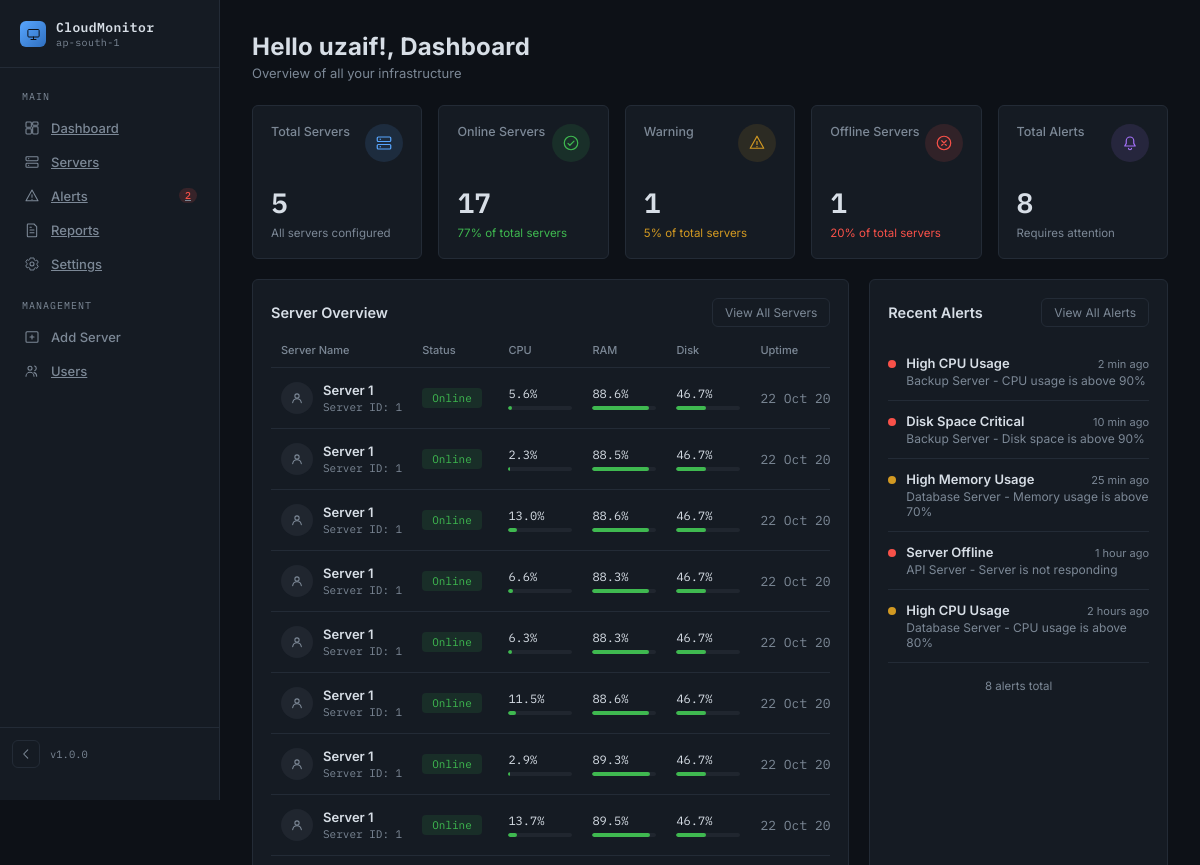
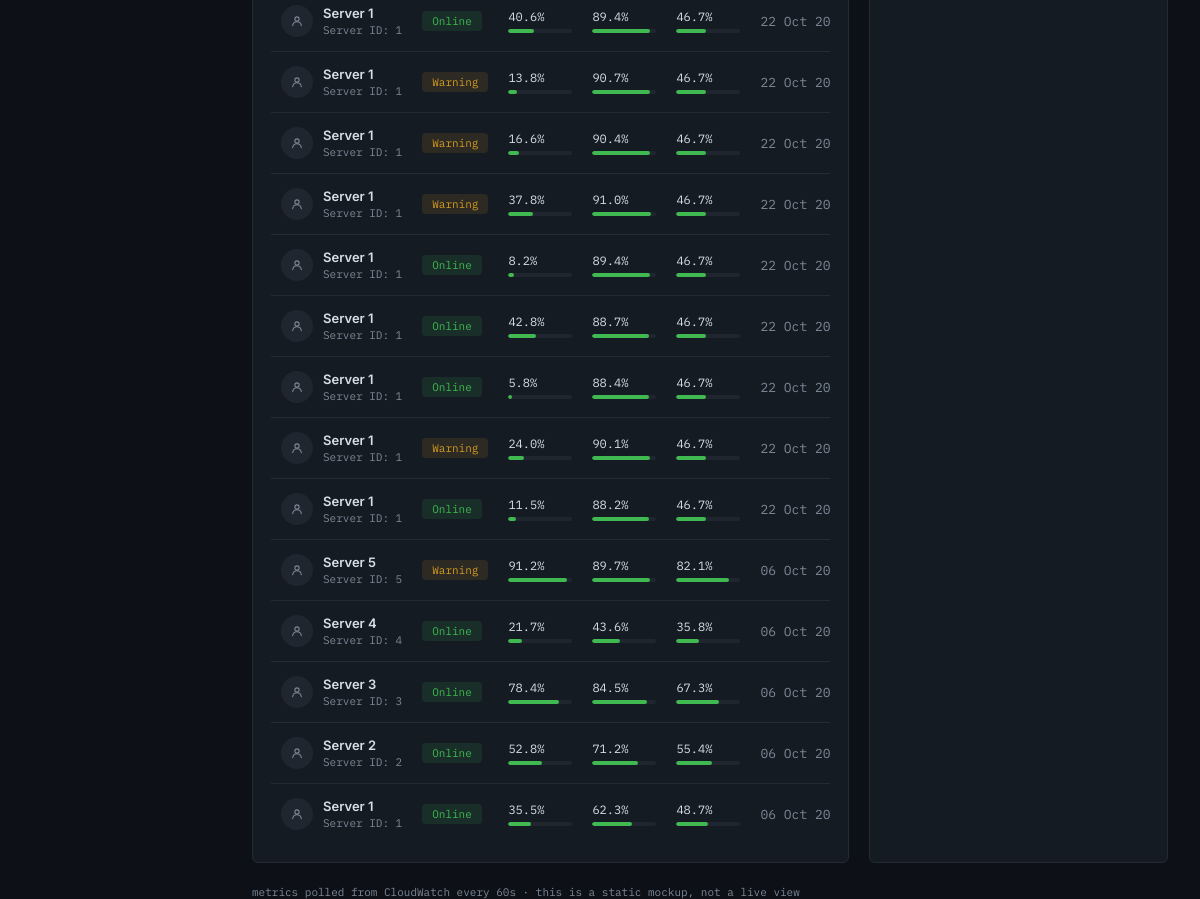
The app's page /dashboard (signed in) with its own data (2 pictures, top to bottom).
### app/models.py (models this page shows, shortened)
class Metric(db.Model):
    __tablename__ = "metrics"
    id = db.Column(
        db.Integer,
        primary_key=True
    )
    server_id = db.Column(
        db.Integer,
        nullable=False
    )
    cpu_usage = db.Column(
        db.Float,
        nullable=False
    )
    memory_usage = db.Column(
        db.Float,
        nullable=False
    )
    disk_usage = db.Column(
        db.Float,
        nullable=False
    )
    network_sent = db.Column(
        db.Float,
        nullable=False
    )
    network_received = db.Column(
        db.Float,
        nullable=False
    )
    timestamp = db.Column(
        db.DateTime,
        default=datetime.utcnow
  )

### app/routes/dashboard.py (the view)
@dashboard_bp.route("/dashboard")
def dashboard():
    logged_in_user = session.get("user_name", "Guest")
    metrics = Metric.query.order_by(
        Metric.timestamp.desc()
    ).all()
    return render_template(
        "project.html",
        usern=logged_in_user,
        metrics=metrics,
        timedelta=timedelta
    )

### app/templates/project.html (shortened to what this page needs)
{% extends "base.html" %}
{% block content %}
  <header>
    <div>
      <h1>Hello {{ usern }}!, Dashboard</h1>
      <p class="subtitle">Overview of all your infrastructure</p>
    </div>
  </header>
  <div class="stats-grid">
    <div class="card stat-card">
      <div class="stat-top">
        <span class="stat-label">Total Servers</span>
        <div class="stat-icon blue">
        </div>
      </div>
      <div class="stat-value">   {{ metrics|map(attribute='server_id')|unique|list|length }}</div>
      <div class="stat-desc muted">All servers configured</div>
    </div>
    <div class="card stat-card">
      <div class="stat-top">
        <span class="stat-label">Online Servers</span>
        <div class="stat-icon green">
          <svg viewBox="0 0 24 24" fill="none" xmlns="http://www.w3.org/2000/svg"><circle cx="12" cy="12" r="9" stroke="currentColor" stroke-width="1.6"/><path d="M8 12.5l2.5 2.5L16 9.5" stroke="currentColor" stroke-width="1.6" stroke-linecap="round" stroke-linejoin="round"/></svg>
        </div>
      </div>
      {% set online_count = metrics
    |selectattr('cpu_usage', 'lt', 90)
    |selectattr('memory_usage', 'lt', 90)
    |selectattr('disk_usage', 'lt', 90)
    |list
    |length
%}
<div class="stat-value">
    {{ online_count }}
</div>
<div class="stat-desc green">
    {{ ((online_count / (metrics|length)) * 100)|round|int if metrics|length > 0 else 0 }}% of total servers
</div>
    </div>
    <div class="card stat-card">
      <div class="stat-top">
        <span class="stat-label">Warning</span>
        <div class="stat-icon amber">
          <svg viewBox="0 0 24 24" fill="none" xmlns="http://www.w3.org/2000/svg"><path d="M12 3l9 16H3L12 3z" stroke="currentColor" stroke-width="1.6" stroke-linejoin="round"/><path d="M12 10v4" stroke="currentColor" stroke-width="1.6" stroke-linecap="round"/><circle cx="12" cy="17" r="0.9" fill="currentColor"/></svg>
        </div>
      </div>
      {% set warning_count = metrics
    |selectattr('cpu_usage', 'ge', 90)
    |list
    |length
%}
<div class="stat-value">
    {{ warning_count }}
</div>
<div class="stat-desc amber">
    {{ ((warning_count / (metrics|length)) * 100)|round|int if metrics|length > 0 else 0 }}% of total servers
</div>
    </div>
    <div class="card stat-card">
      <div class="stat-top">
        <span class="stat-label">Offline Servers</span>
        <div class="stat-icon red">
          <svg viewBox="0 0 24 24" fill="none" xmlns="http://www.w3.org/2000/svg"><circle cx="12" cy="12" r="9" stroke="currentColor" stroke-width="1.6"/><path d="M9 9l6 6M15 9l-6 6" stroke="currentColor" stroke-width="1.6" stroke-linecap="round"/></svg>
        </div>
      </div>
      <div class="stat-value">1</div>
      <div class="stat-desc red">20% of total servers</div>
    </div>
    <div class="card stat-card">
      <div class="stat-top">
        <span class="stat-label">Total Alerts</span>
        <div class="stat-icon purple">
          <svg viewBox="0 0 24 24" fill="none" xmlns="http://www.w3.org/2000/svg"><path d="M12 4a5 5 0 0 0-5 5v3.5L5 16h14l-2-3.5V9a5 5 0 0 0-5-5z" stroke="currentColor" stroke-width="1.6" stroke-linejoin="round"/><path d="M10 19a2 2 0 0 0 4 0" stroke="currentColor" stroke-width="1.6" stroke-linecap="round"/></svg>
        </div>
      </div>
      <div class="stat-value">8</div>
      <div class="stat-desc muted">Requires attention</div>
    </div>
  </div>
  <div class="layout">
    <div class="card table-card">
      <div class="card-head">
        <h2>Server Overview</h2>
        <button class="btn-outline" data-toast="Server list — no live view wired up yet.">View All Servers</button>
      </div>
      <div class="table-scroll">
        <table class="server-table">
          <thead>
            <tr>
              <th>Server Name</th>
              <th>Status</th>
              <th>CPU</th>
              <th>RAM</th>
              <th>Disk</th>
              <th>Uptime</th>
            </tr>
          </thead>
         <tbody>
{% for metric in metrics %}
<tr>
    <td>
        <div class="server-name-cell">
            <div class="avatar">
                <svg viewBox="0 0 24 24" fill="none"
                     xmlns="http://www.w3.org/2000/svg">
                    <circle cx="12" cy="9" r="3.2"
                            stroke="currentColor"
                            stroke-width="1.6"/>
                    <path d="M5.5 19c.6-3.4 3.4-5.8 6.5-5.8s5.9 2.4 6.5 5.8"
                          stroke="currentColor"
                          stroke-width="1.6"
                          stroke-linecap="round"/>
                </svg>
            </div>
            <div>
                <div class="sname">
                    Server {{ metric.server_id }}
                </div>
                <div class="sip">
                    Server ID: {{ metric.server_id }}
                </div>
            </div>
        </div>
    </td>
    <td>
        {% if metric.cpu_usage >= 90 or metric.memory_usage >= 90 or metric.disk_usage >= 90 %}
            <span class="pill warning">
                Warning
            </span>
        {% else %}
            <span class="pill online">
                Online
            </span>
        {% endif %}
    </td>
    <td>
        <div class="cell-metric">
            <span class="val">
                {{ metric.cpu_usage }}%
            </span>
            <div class="bar">
                <div
                    class="bar-fill ok"
                    style="width: {{ metric.cpu_usage }}%;">
                </div>
            </div>
        </div>
    </td>
    <td>
        <div class="cell-metric">
            <span class="val">
                {{ metric.memory_usage }}%
            </span>
            <div class="bar">
                <div
                    class="bar-fill ok"
                    style="width: {{ metric.memory_usage }}%;">
                </div>
            </div>
        </div>
    </td>
    <td>
        <div class="cell-metric">
            <span class="val">
                {{ metric.disk_usage }}%
            </span>
            <div class="bar">
                <div
                    class="bar-fill ok"
                    style="width: {{ metric.disk_usage }}%;">
                </div>
            </div>
        </div>
    </td>
    <td class="uptime">
        {% if metric.timestamp %}
            {{ (metric.timestamp + timedelta(hours=5, minutes=30)).strftime('%d %b %Y, %I:%M:%S %p') }}
        {% else %}
            -
        {% endif %}
    </td>
</tr>
{% else %}
<tr>
    <td colspan="7" style="text-align:center;">
        No metric data available.
    </td>
</tr>
{% endfor %}
</tbody>
        </table>
      </div>
    </div>
    <div class="card alerts-card">
      <div class="card-head">
        <h2>Recent Alerts</h2>
        <button class="btn-outline" data-toast="Alerts log — no live view wired up yet.">View All Alerts</button>
      </div>
      <div class="alert-row">
        <div class="alert-dot crit"></div>
        <div class="alert-content">
          <div class="alert-top"><span class="alert-title">High CPU Usage</span><span class="alert-time">2 min ago</span></div>
          <div class="alert-sub">Backup Server - CPU usage is above 90%</div>
        </div>
      </div>
      <div class="alert-row">
        <div class="alert-dot crit"></div>
        <div class="alert-content">
          <div class="alert-top"><span class="alert-title">Disk Space Critical</span><span class="alert-time">10 min ago</span></div>
          <div class="alert-sub">Backup Server - Disk space is above 90%</div>
        </div>
      </div>
      <div class="alert-row">
        <div class="alert-dot warn"></div>
        <div class="alert-content">
          <div class="alert-top"><span class="alert-title">High Memory Usage</span><span class="alert-time">25 min ago</span></div>
          <div class="alert-sub">Database Server - Memory usage is above 70%</div>
        </div>
      </div>
      <div class="alert-row">
        <div class="alert-dot crit"></div>
        <div class="alert-content">
          <div class="alert-top"><span class="alert-title">Server Offline</span><span class="alert-time">1 hour ago</span></div>
          <div class="alert-sub">API Server - Server is not responding</div>
        </div>
      </div>
      <div class="alert-row">
        <div class="alert-dot warn"></div>
        <div class="alert-content">
          <div class="alert-top"><span class="alert-title">High CPU Usage</span><span class="alert-time">2 hours ago</span></div>
          <div class="alert-sub">Database Server - CPU usage is above 80%</div>
        </div>
      </div>
      <div class="alerts-footer">8 alerts total</div>
    </div>
  </div>
  <footer>metrics polled from CloudWatch every 60s · this is a static mockup, not a live view</footer>
{% endblock %}

### records on screen
Metric: server_id "1", shows "Online", cpu_usage "5.6", memory_usage "88.6", disk_usage "46.7", timestamp "22 Oct…"
Metric: server_id "1", shows "Online", cpu_usage "2.3", memory_usage "88.5", disk_usage "46.7", timestamp "22 Oct…"
Metric: server_id "1", shows "Online", cpu_usage "13.0", memory_usage "88.6", disk_usage "46.7", timestamp "22 Oct…"
Metric: server_id "1", shows "Online", cpu_usage "6.6", memory_usage "88.3", disk_usage "46.7", timestamp "22 Oct…"
Metric: server_id "1", shows "Online", cpu_usage "6.3", memory_usage "88.3", disk_usage "46.7", timestamp "22 Oct…"
Metric: server_id "1", shows "Online", cpu_usage "11.5", memory_usage "88.6", disk_usage "46.7", timestamp "22 Oct…"
Metric: server_id "1", shows "Online", cpu_usage "2.9", memory_usage "89.3", disk_usage "46.7", timestamp "22 Oct…"
Metric: server_id "1", shows "Online", cpu_usage "13.7", memory_usage "89.5", disk_usage "46.7", timestamp "22 Oct…"
Metric: server_id "1", shows "Online", cpu_usage "40.6", memory_usage "89.4", disk_usage "46.7", timestamp "22 Oct…"
Metric: server_id "1", shows "Warning", cpu_usage "13.8", memory_usage "90.7", disk_usage "46.7", timestamp "22 Oct…"
Metric: server_id "1", shows "Warning", cpu_usage "16.6", memory_usage "90.4", disk_usage "46.7", timestamp "22 Oct…"
Metric: server_id "1", shows "Warning", cpu_usage "37.8", memory_usage "91.0", disk_usage "46.7", timestamp "22 Oct…"
Metric: server_id "1", shows "Online", cpu_usage "8.2", memory_usage "89.4", disk_usage "46.7", timestamp "22 Oct…"
Metric: server_id "1", shows "Online", cpu_usage "42.8", memory_usage "88.7", disk_usage "46.7", timestamp "22 Oct…"
Metric: server_id "1", shows "Online", cpu_usage "5.8", memory_usage "88.4", disk_usage "46.7", timestamp "22 Oct…"
Metric: server_id "1", shows "Warning", cpu_usage "24.0", memory_usage "90.1", disk_usage "46.7", timestamp "22 Oct…"
Metric: server_id "1", shows "Online", cpu_usage "11.5", memory_usage "88.2", disk_usage "46.7", timestamp "22 Oct…"
Metric: server_id "5", shows "Warning", cpu_usage "91.2", memory_usage "89.7", disk_usage "82.1", timestamp "06 Oct…"
Metric: server_id "4", shows "Online", cpu_usage "21.7", memory_usage "43.6", disk_usage "35.8", timestamp "06 Oct…"
Metric: server_id "3", shows "Online", cpu_usage "78.4", memory_usage "84.5", disk_usage "67.3", timestamp "06 Oct…"
Metric: server_id "2", shows "Online", cpu_usage "52.8", memory_usage "71.2", disk_usage "55.4", timestamp "06 Oct…"
Metric: server_id "1", shows "Online", cpu_usage "35.5", memory_usage "62.3", disk_usage "48.7", timestamp "06 Oct…"

### other values on screen
{{ usern }} "uzaif"
{{ metrics|map(attribute='server_id')|unique|list|length }} "5"
{{ online_count }} "17"
{{ warning_count }} "1"
